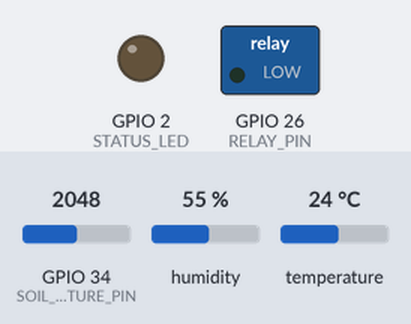
The sketch below on a simulated ESP32. On the bench: switched loads named in the sketch (green lamp = pin HIGH), output pins drawn as LEDs (lit = HIGH). The test bench sets the inputs (shaded band); at power-on: GPIO 34 (SOIL_MOISTURE_PIN) = 2048, humidity 55 %, temperature 24 °C. WiFi joins after 1.5 s; servers stay silent unless stated; uploads are accepted with an empty reply; what the sketch prints to the serial monitor is not drawn.

Above: at 0.0 s.
At 2.6 s:
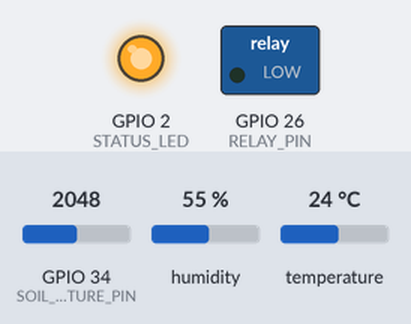
Timing chart, 0 to 4.1 s (numbered marks = the images above):
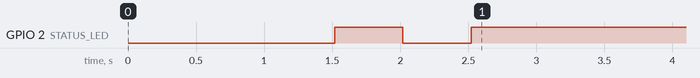

The sketch:

esp32_krishi_vikas.ino
```cpp
/*
 * Krishi Vikas AI — Precision Agriculture ESP32 Hardware Node
 *
 * Hardware Architecture:
 * -------------------------------------------------------------
 * Target Board: ESP32 Dev Module (WROOM-32 / NodeMCU-32S)
 * Capacitive Soil Moisture Sensor v1.2 -> Analog GPIO 34 (ADC1_CH6)
 * DHT22 Temperature & Humidity Sensor -> Digital GPIO 4
 * 5V Single Channel Relay Module       -> Digital GPIO 26 (Active HIGH)
 * Onboard Status LED                   -> GPIO 2
 *
 * Network & Backend:
 * -------------------------------------------------------------
 * Region: Baramati Taluka, Pune District (18.15° N, 74.58° E)
 * Telemetry Ingestion: POST http://<SERVER_IP>:3000/api/sensor-readings
 * Actuation ACK:       POST http://<SERVER_IP>:3000/api/irrigation/ack
 */

#include <WiFi.h>
#include <HTTPClient.h>
#include <ArduinoJson.h> // ArduinoJson v6 or v7
#include "DHT.h"

// ================= 1. NETWORK & BACKEND CONFIGURATION =================
const char* WIFI_SSID = "YOUR_WIFI_SSID";
const char* WIFI_PASSWORD = "YOUR_WIFI_PASSWORD";

// Replace with your local host machine IP running the Krishi Vikas AI server
const char* SERVER_BASE_URL = "http://192.168.1.100:3000";

const char* DEVICE_ID = "ESP32-KV-01";
const char* FARM_ID = "farm-baramati-1";
const char* ZONE_ID = "zone-a"; // Malegaon Khurd Plot

// ================= 2. HARDWARE PIN DEFINITIONS =================
#define SOIL_MOISTURE_PIN 34 // ADC1 analog pin
#define DHT_PIN 4            // Digital pin for DHT22
#define DHT_TYPE DHT22
#define RELAY_PIN 26         // Digital output for 5V Pump Relay
#define STATUS_LED 2         // Onboard Blue LED

DHT dht(DHT_PIN, DHT_TYPE);

// Calibration constants for Capacitive Soil Moisture Sensor v1.2
// (Calibrate in dry air vs immersed in tap water)
const int AIR_VALUE = 3200;   // 0% moisture in dry air (raw 12-bit ADC)
const int WATER_VALUE = 1350; // 100% moisture in cup of water

// Reporting Interval (every 15 seconds)
const unsigned long TELEMETRY_INTERVAL_MS = 15000;
unsigned long lastTelemetryTime = 0;

// Relay auto-shutoff timer
unsigned long relayShutoffTime = 0;
bool isRelayActive = false;
String activeCycleId = "";

void setup() {
  Serial.begin(115200);
  delay(1000);
  Serial.println("\n=======================================================");
  Serial.println("🌱 Krishi Vikas AI — ESP32 Field Telemetry & Pump Node");
  Serial.printf("📍 Location: Baramati, Pune District | Device: %s\n", DEVICE_ID);
  Serial.println("=======================================================");

  pinMode(SOIL_MOISTURE_PIN, INPUT);
  pinMode(RELAY_PIN, OUTPUT);
  pinMode(STATUS_LED, OUTPUT);
  digitalWrite(RELAY_PIN, LOW); // Normally Open (Relay OFF)
  digitalWrite(STATUS_LED, LOW);

  dht.begin();

  connectWiFi();
}

void loop() {
  // Check relay auto-shutoff timer
  if (isRelayActive && millis() >= relayShutoffTime) {
    digitalWrite(RELAY_PIN, LOW);
    digitalWrite(STATUS_LED, HIGH);
    isRelayActive = false;
    Serial.println("💧 [RELAY] Irrigation cycle completed. Pump closed.");
    sendRelayAck(activeCycleId, "DE_ENERGIZED");
  }

  // Periodic Telemetry Transmission
  if (millis() - lastTelemetryTime >= TELEMETRY_INTERVAL_MS) {
    lastTelemetryTime = millis();
    sendTelemetry();
  }

  delay(50);
}

void connectWiFi() {
  Serial.print("Connecting to WiFi: ");
  Serial.println(WIFI_SSID);
  WiFi.begin(WIFI_SSID, WIFI_PASSWORD);

  int attempts = 0;
  while (WiFi.status() != WL_CONNECTED && attempts < 20) {
    delay(500);
    Serial.print(".");
    digitalWrite(STATUS_LED, !digitalRead(STATUS_LED));
    attempts++;
  }

  if (WiFi.status() == WL_CONNECTED) {
    Serial.println("\n✅ WiFi Connected! Assigned IP: " + WiFi.localIP().toString());
    digitalWrite(STATUS_LED, HIGH);
  } else {
    Serial.println("\n⚠️ WiFi Connection failed. Will retry automatically.");
  }
}

void sendTelemetry() {
  if (WiFi.status() != WL_CONNECTED) {
    connectWiFi();
    if (WiFi.status() != WL_CONNECTED) return;
  }

  // 1. Read Capacitive Moisture Sensor
  int rawSoil = analogRead(SOIL_MOISTURE_PIN);
  float soilMoisture = (float)(rawSoil - AIR_VALUE) * 100.0 / (float)(WATER_VALUE - AIR_VALUE);
  soilMoisture = constrain(soilMoisture, 0.0, 100.0);

  // 2. Read DHT22 Temperature & Humidity
  float humidity = dht.readHumidity();
  float temperature = dht.readTemperature();

  if (isnan(humidity) || isnan(temperature)) {
    Serial.println("⚠️ DHT22 sensor read timeout, using last valid values.");
    temperature = 28.0;
    humidity = 64.0;
  }

  Serial.printf("📡 [TELEMETRY] Moisture: %.1f%% | Temp: %.1f°C | Humidity: %.1f%%\n",
                soilMoisture, temperature, humidity);

  HTTPClient http;
  String url = String(SERVER_BASE_URL) + "/api/sensor-readings";
  http.begin(url);
  http.addHeader("Content-Type", "application/json");

  // Construct stable JSON payload
  StaticJsonDocument<384> doc;
  doc["device_id"] = DEVICE_ID;
  doc["farm_id"] = FARM_ID;
  doc["zone_id"] = ZONE_ID;
  doc["soil_moisture"] = (float)((int)(soilMoisture * 10) / 10.0);
  doc["temperature"] = (float)((int)(temperature * 10) / 10.0);
  doc["humidity"] = (float)((int)(humidity * 10) / 10.0);
  doc["device_status"] = "ONLINE";
  doc["battery_pct"] = 88;
  doc["is_physical"] = true;

  String requestBody;
  serializeJson(doc, requestBody);

  int httpCode = http.POST(requestBody);

  if (httpCode == 200 || httpCode == 201) {
    String response = http.getString();
    Serial.println("✅ [TELEMETRY ACK] " + response);

    // Parse response for queued pump relay actuation
    StaticJsonDocument<512> respDoc;
    DeserializationError error = deserializeJson(respDoc, response);
    if (!error) {
      const char* pumpCommand = respDoc["data"]["relay_command"]["pump"];
      const char* cycleId = respDoc["data"]["relay_command"]["cycle_id"];

      if (pumpCommand && strcmp(pumpCommand, "ON") == 0) {
        int durationMins = respDoc["data"]["relay_command"]["duration_minutes"] | 8;

        digitalWrite(RELAY_PIN, HIGH); // Energize 5V Relay
        isRelayActive = true;
        activeCycleId = cycleId ? String(cycleId) : "irr-manual";
        relayShutoffTime = millis() + (durationMins * 60UL * 1000UL);

        Serial.printf("⚡ [RELAY ACTUATED] DC Pump ON for %d minutes. Cycle: %s\n",
                      durationMins, activeCycleId.c_str());

        // Send immediate hardware execution acknowledgement
        sendRelayAck(activeCycleId, "ENERGIZED");
      }
    }
  } else {
    Serial.printf("❌ [HTTP ERROR] Status: %d\n", httpCode);
  }

  http.end();
}

void sendRelayAck(String cycleId, const char* status) {
  if (WiFi.status() != WL_CONNECTED) return;

  HTTPClient http;
  String url = String(SERVER_BASE_URL) + "/api/irrigation/ack";
  http.begin(url);
  http.addHeader("Content-Type", "application/json");

  StaticJsonDocument<256> doc;
  doc["device_id"] = DEVICE_ID;
  doc["cycle_id"] = cycleId;
  doc["relay_status"] = status;

  String body;
  serializeJson(doc, body);
  int httpCode = http.POST(body);
  Serial.printf("📤 [ACK SENT] Cycle %s -> Status: %s (HTTP %d)\n", cycleId.c_str(), status, httpCode);
  http.end();
}
```
